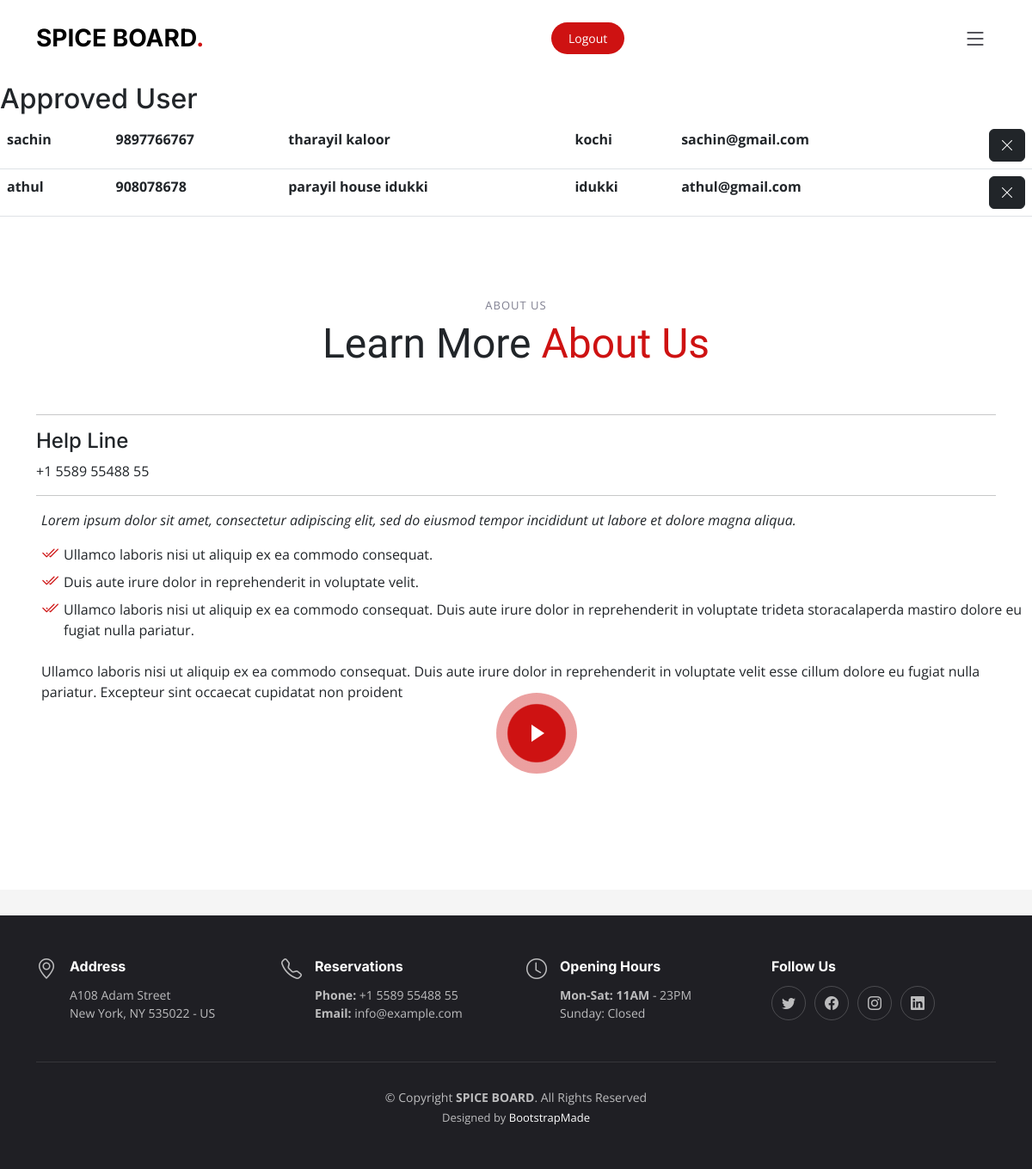
The page /admin_view_far/ on the database its author committed.
### app/models.py (models this page shows)
class Farmertable(models.Model):
    fid = models.AutoField(primary_key=True)
    f_name=models.CharField(max_length=100)
    f_phone=models.CharField(max_length=100)
    f_address=models.CharField(max_length=100)
    f_email=models.CharField(max_length=100)
    f_pass=models.CharField(max_length=100)
    f_loca=models.CharField(max_length=100)
    f1=models.CharField(max_length=100,default="" )
    f2=models.CharField(max_length=100,default="" )
    f3=models.CharField(max_length=100,default="" )
    f4=models.CharField(max_length=100,default="" )
    f5=models.CharField(max_length=100,default="" )

### app/views.py (the view, shortened to what this page needs)
# urls.py: path('admin_view_far/', views.admin_view_far),
def admin_view_far(request):
    abc=Farmertable.objects.filter(f1="pending")
    abo=Farmertable.objects.filter(f1="approved")
    return render(request,'admin/admin_view_far.html',{"abc":abc,"abo":abo})

### templates/admin/admin_view_far.html (shortened to what this page needs)
{% extends 'admin/admin_home.html' %}
{% load static %}
{% block content %}
<br>
<br>
<br>
<br>
<link rel="stylesheet" href="https://cdn.jsdelivr.net/npm/bootstrap-icons@1.10.3/font/bootstrap-icons.css">
<h2>Approved User</h2>
<table class="table">
{% for i in abo %}
<tr>
  <th>{{i.f_name}}</th>
  <th>{{i.f_phone}}</th>
  <th>{{i.f_address}}</th>
  <th>{{i.f_loca}}</th>
  <th>{{i.f_email}}</th>
  <th>
    <form method="post">
      <button type="submit" class=" btn btn-dark float-end"><i class="bi bi-x-lg"></i></button>
    </form>
  </th>
</tr>
{% endfor %}
</table>
{% endblock %}

### static/assets/css/main.css (style rules this page uses)
:root { --font-default: "Open Sans", system-ui, -apple-system, "Segoe UI", Roboto, "Helvetica Neue", Arial, "Noto Sans", "Liberation Sans", sans-serif, "Apple Color Emoji", "Segoe UI Emoji", "Segoe UI Symbol", "Noto Color Emoji"; --font-primary: "Amatic SC", sans-serif; --font-secondary: "Inter", sans-serif; }
:root { --color-default: #212529; --color-primary: #ce1212; --color-secondary: #37373f; }
:root { scroll-behavior: smooth; }
body { font-family: var(--font-default); color: var(--color-default); }
h1, h2, h3, h4, h5, h6 { font-family: var(--font-secondary); }

### rows shown on the page
Farmertable: f_name "sachin", f_phone "9897766767", f_address "tharayil kaloor", f_loca "kochi", f_email "sachin@gmail.com"
Farmertable: f_name "athul", f_phone "908078678", f_address "parayil house idukki", f_loca "idukki", f_email "athul@gmail.com"
